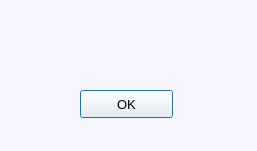
<?xml version="1.0" encoding="UTF-8"?>
<ui version="4.0">
 <class>AddLabel</class>
 <widget class="QDialog" name="AddLabel">
  <property name="geometry">
   <rect>
    <x>0</x>
    <y>0</y>
    <width>257</width>
    <height>151</height>
   </rect>
  </property>
  <property name="windowTitle">
   <string>Dialog</string>
  </property>
  <property name="styleSheet">
   <string notr="true">background-color: rgb(246, 247, 255);</string>
  </property>
  <widget class="QLabel" name="text_result">
   <property name="geometry">
    <rect>
     <x>40</x>
     <y>30</y>
     <width>181</width>
     <height>31</height>
    </rect>
   </property>
   <property name="font">
    <font>
     <family>Arial</family>
     <pointsize>14</pointsize>
    </font>
   </property>
   <property name="text">
    <string/>
   </property>
   <property name="alignment">
    <set>Qt::AlignCenter</set>
   </property>
  </widget>
  <widget class="QPushButton" name="pushButton_OK">
   <property name="geometry">
    <rect>
     <x>80</x>
     <y>90</y>
     <width>93</width>
     <height>28</height>
    </rect>
   </property>
   <property name="font">
    <font>
     <family>Arial</family>
     <pointsize>10</pointsize>
    </font>
   </property>
   <property name="text">
    <string>OK</string>
   </property>
  </widget>
 </widget>
 <resources/>
 <connections/>
</ui>
